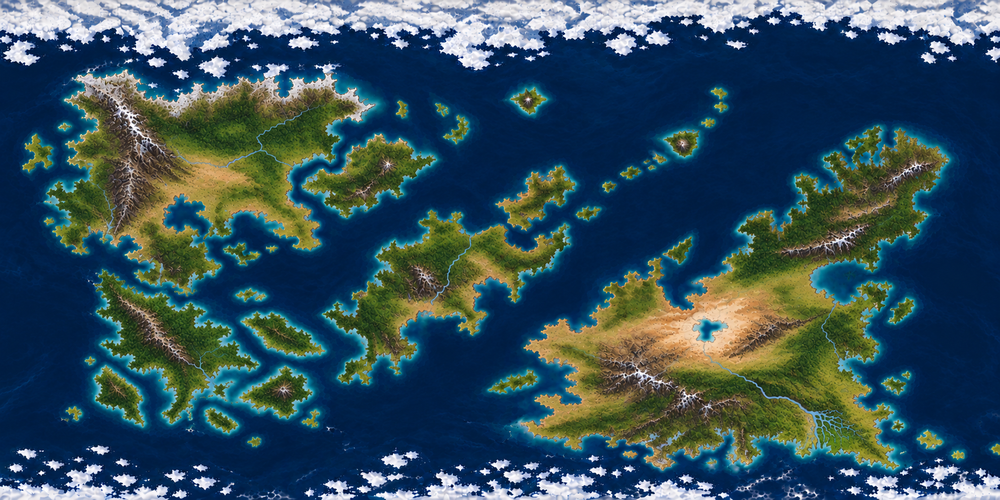
#> input picture apps/world-web/src/assets/asterra-satellite-terrain-v8.png, 1000 x 500 px, shrunk from 1774 x 887 before the run
$ python build_atlas_partition.py
#> lines starting #> are read from the running program, lines starting #| are printed output that depends on the picture; after the words box and inside, x2 and y2 are one past the last pixel; in counts of white or black regions, pixels touching at a corner belong together
"""Rebuild the display-only political partition from the unchanged V8 terrain.

Requires Pillow, numpy, scipy and shapely. No economic or World data.
The raster coast is an illustrative extraction, not a surveyed coastline.
"""
from pathlib import Path
import hashlib
import heapq
import json

import numpy as np
from PIL import Image
from scipy import ndimage as ndi
from shapely.geometry import box
from shapely.ops import unary_union

ROOT = Path(__file__).resolve().parents[1]
SOURCE = ROOT / 'apps/world-web/src/assets/asterra-satellite-terrain-v8.png'
DEST = ROOT / 'apps/world-web/src/map-lab/land-partition.json'
a = np.asarray(Image.open(SOURCE).convert('RGB')).astype(float)
h, w = a.shape[:2]
#> h = 500; w = 1000
r, g, b = a.transpose(2, 0, 1)
# Earth-coloured cores, with adjoining neutral snow/rock. Blue water is excluded.
cores = (r > b * 1.04) & (g > b * 1.02)
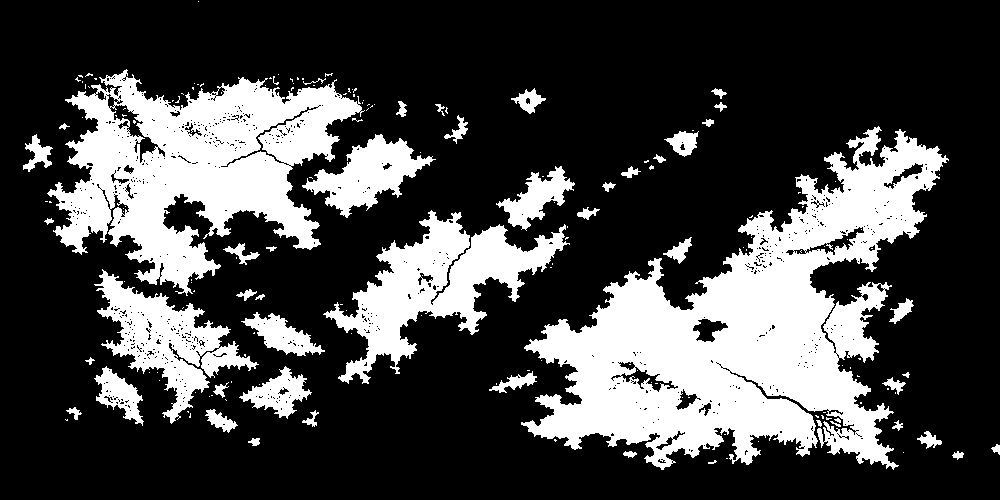
#> cores: shape (500, 1000) bool; 27.4% white; 173 white regions (125 under 20 px), largest, box (x1, y1, x2, y2) and area: (521, 126, 949, 470) 62134, (47, 69, 365, 296) 34694, (323, 210, 570, 384) 14463
# Dark forests remain land: a high brightness floor incorrectly punched holes
# through green canopy. Chromatic water separation does not need that floor.
candidate = (r > b * .85) & (g > b * .89) & (r > 15)
#> candidate: shape (500, 1000) bool; 35.8% white; 359 white regions (235 under 20 px), largest, box (x1, y1, x2, y2) and area: (520, 126, 949, 471) 64725, (47, 64, 375, 296) 38472, (0, 0, 780, 70) 17604
components, _ = ndi.label(candidate)
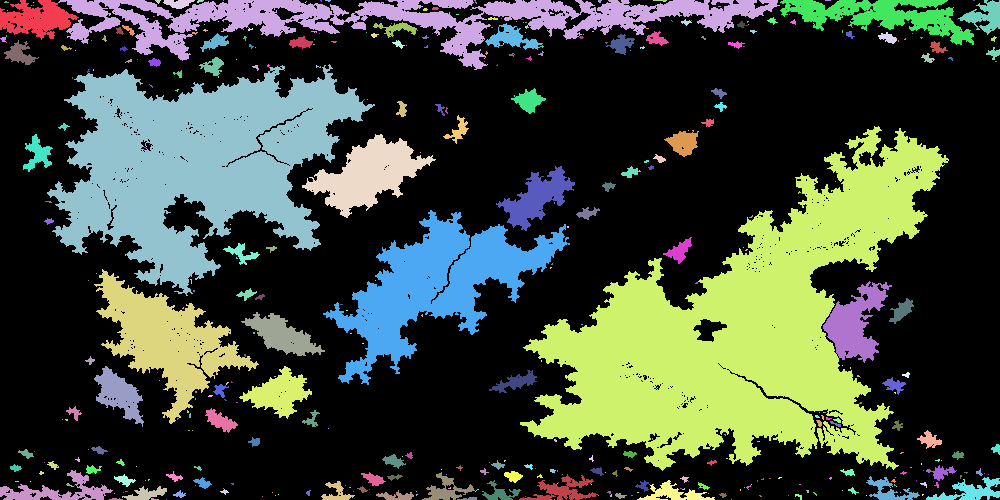
#> components: shape (500, 1000) int32; 454 distinct labels, from 0 to 453; one colour per label, 0 black
ids = np.unique(components[cores])
#> ids = 109 values from 0 to 312
land = np.isin(components, ids[ids > 0])
#> land: shape (500, 1000) bool; 29% white; 99 white regions (51 under 20 px), largest, box (x1, y1, x2, y2) and area: (520, 126, 949, 471) 64717, (47, 64, 375, 296) 38448, (323, 210, 570, 385) 14906
# The source's decorative polar cloud bands contain no drawn land.
land[:110] = False
#> land: shape (500, 1000) bool; 27.4% white; 97 white regions (52 under 20 px), largest, box (x1, y1, x2, y2) and area: (520, 126, 949, 471) 64717, (47, 110, 368, 296) 31132, (323, 210, 570, 385) 14906
land[840:] = False
# Close narrow river/texture holes; preserve the visible large inland lakes.
holes = ndi.binary_fill_holes(land) & ~land
#> holes: shape (500, 1000) bool; 0.38% white; 329 white regions (314 under 20 px), largest, box (x1, y1, x2, y2) and area: (693, 319, 727, 342) 402, (226, 111, 306, 167) 225, (821, 314, 839, 358) 84
hole_ids, _ = ndi.label(holes)
#> hole_ids: shape (500, 1000) int32; 421 distinct labels, from 0 to 420
hole_sizes = np.bincount(hole_ids.ravel())
#> hole_sizes = 421 values, max 498088 at index 0, min 1 at index 5, mean 1187.6
land |= holes & (hole_sizes[hole_ids] < 100)
#> land: shape (500, 1000) bool; 27.6% white; 97 white regions (52 under 20 px), largest, box (x1, y1, x2, y2) and area: (520, 126, 949, 471) 65468, (47, 110, 368, 296) 31489, (323, 210, 570, 385) 14956
components, _ = ndi.label(land)
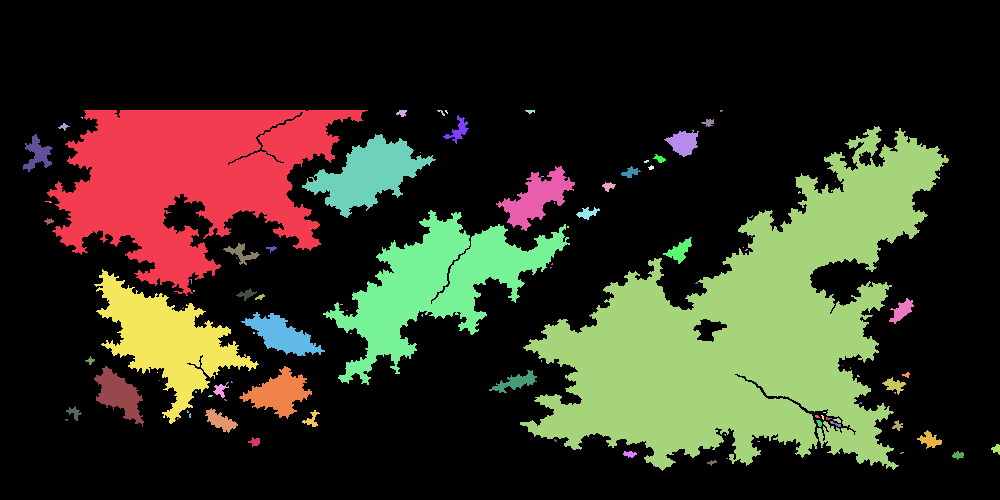
#> components: shape (500, 1000) int32; 105 distinct labels, from 0 to 104; one colour per label, 0 black
sizes = np.bincount(components.ravel())
#> sizes = 105 values, max 361859 at index 0, min 1 at index 16, mean 4761.9
major_ids = np.argsort(sizes[1:])[::-1][:10] + 1
#> major_ids = [11, 1, 30, 43, 15, 20, 62, 53, 61, 13]
# Area-balanced first draft: eastern continent, north-west, central shelf,
# south-west and larger detached islands. These are visual slots only.
counts = [32, 20, 7, 4, 2, 1, 1, 1, 1, 1]
seeds = []
for component, count in zip(major_ids, counts):
    coords = np.argwhere(components == component)
    centre = coords.mean(axis=0)
    selected = [coords[np.argmin(((coords - centre) ** 2).sum(axis=1))]]
    for _ in range(count - 1):
        distances = ((coords[:, None] - np.asarray(selected)) ** 2).sum(axis=2)
        selected.append(coords[np.argmax(distances.min(axis=1))])
    # Spread seeds into compact, non-overlapping interior regions.
    for _ in range(5):
        owners = ((coords[:, None] - np.asarray(selected)) ** 2).sum(axis=2).argmin(axis=1)
        for i in range(count):
            owned = coords[owners == i]
            centre = owned.mean(axis=0)
            selected[i] = owned[np.argmin(((owned - centre) ** 2).sum(axis=1))]
    seeds.extend(sorted(selected, key=lambda p: (p[0] // 100, p[1])))
#> this loop made 10 passes
#> (component, count) on passes 1 to 10: (11, 32), (1, 20), (30, 7), (43, 4), (15, 2), (20, 1), (62, 1), (53, 1), (61, 1), (13, 1)
#> after the loop, seeds = 70 pairs, first value 119 to 450, second value 73 to 915

# Multi-source land-only travel fronts. Rock relief slows expansion, causing
# neighbouring regions to meet around ridges; this is a planning heuristic.
rock = ndi.gaussian_filter(np.clip((r + g) / 2 - b, 0, 100), 5)
relief = ndi.gaussian_filter(np.maximum(0, r - g) + np.maximum(0, r - 120), 4)
cost = 1 + relief / 35 + rock / 150
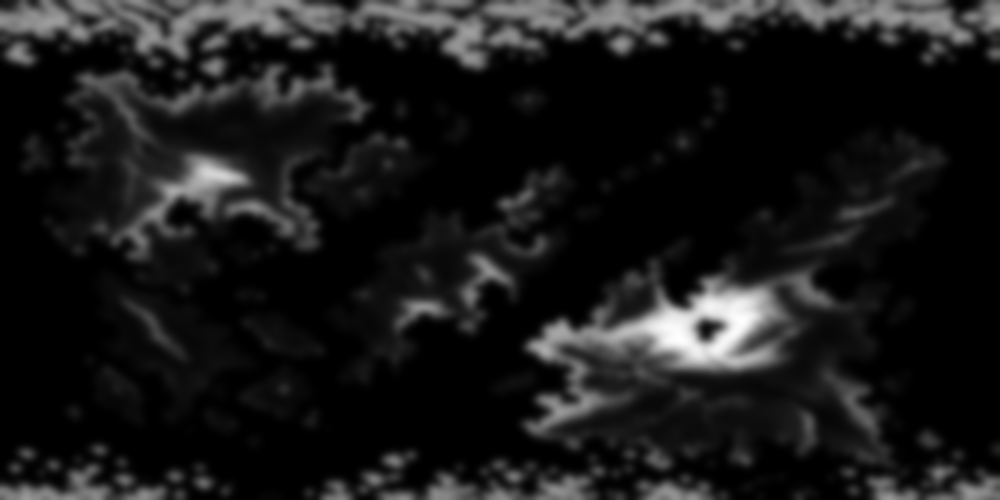
#> cost: shape (500, 1000) float64; min 1, max 6.09, mean 1.52; drawn with min black and max white
owner = np.zeros((h, w), dtype=np.uint8)
#> owner: shape (500, 1000); every value is 0
distance = np.full((h, w), np.inf)
#> distance: shape (500, 1000) float64; every value is NaN or infinite
queue = []
for idx, (y, x) in enumerate(seeds, 1):
    y, x = int(y), int(x)
    distance[y, x] = 0
    owner[y, x] = idx
    heapq.heappush(queue, (0., idx, y, x))
#> this loop made 70 passes
#> (y, x) on passes 1 to 12: (188, 826), (159, 871), (164, 915), (290, 646), (288, 734), (238, 771), (279, 790), (235, 826), (206, 866), (269, 867), (216, 899), (344, 556)
#> distance: shape (500, 1000) float64; 99.99% of the values are NaN or infinite; the others: min 0, max 0, mean 0
#> owner: shape (500, 1000); min 0, max 70, mean 0
neighbours = [(dy, dx, 2 ** .5 if dx and dy else 1) for dy in (-1, 0, 1)
              for dx in (-1, 0, 1) if dx or dy]
while queue:
    d, idx, y, x = heapq.heappop(queue)
    if d != distance[y, x]:
        continue
    for dy, dx, step in neighbours:
        yy, xx = y + dy, x + dx
        if not (0 <= yy < h and 0 <= xx < w and land[yy, xx]):
            continue
        nd = d + (cost[y, x] + cost[yy, xx]) * .5 * step
        if nd < distance[yy, xx]:
            distance[yy, xx] = nd
            owner[yy, xx] = idx
            heapq.heappush(queue, (nd, idx, yy, xx))
#> this loop made 193609 passes
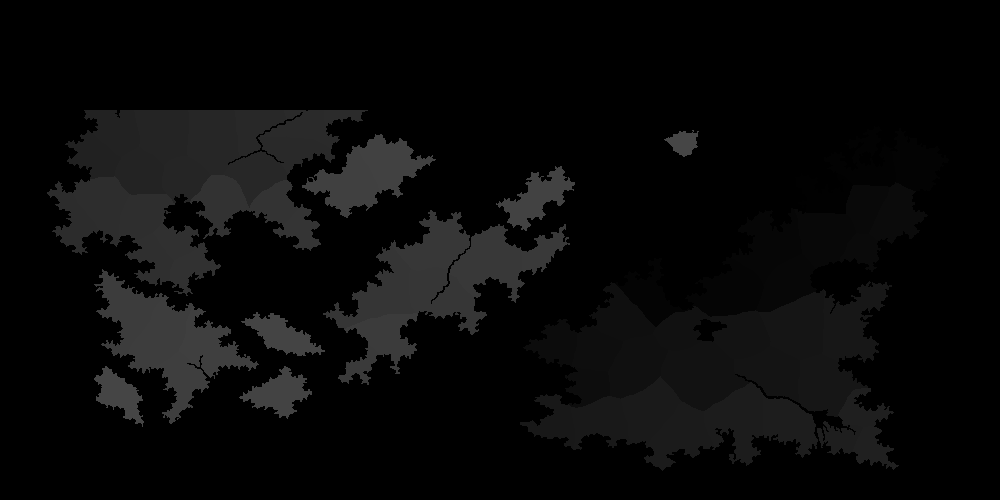
#> owner: shape (500, 1000); min 0, max 70, mean 9.2

# Each unseeded offshore island is assigned intact to its nearest allocated
# coast, not split by ocean-crossing polygons or maritime envelopes.
_, nearest = ndi.distance_transform_edt(owner == 0, return_indices=True)
for component in np.unique(components[land & (owner == 0)]):
    island = components == component
    ys, xs = np.where(island)
    ny, nx = nearest[:, ys, xs]
    k = np.argmin((ys - ny) ** 2 + (xs - nx) ** 2)
    owner[island] = owner[ny[k], nx[k]]
#> this loop made 88 passes
#> (component, ys, xs, ny, nx, k) on passes 3, 5: (4, [110, 110, 111, 111, 112, 112, 113], [445, 446, 445, 446, 446, 447, 447], [155, 155, 155, 155, 155, 155, 155], [432, 432, 432, 432, 432, 432, 432], 6), (6, [110, 110, 110, 111, 111], [720, 721, 722, 720, 721], [131, 131, 131, 131, 131], [698, 698, 698, 698, 698], 3)
#> (component, k) on passes 1, 2, 4, 6, 8, 9: (2, 48), (3, 16), (5, 23), (7, 218), (9, 34), (10, 38)
#> island: shape (500, 1000) bool; 0.01% white in thin lines or dots, all inside (x1, y1, x2, y2) = (707, 460, 717, 466)
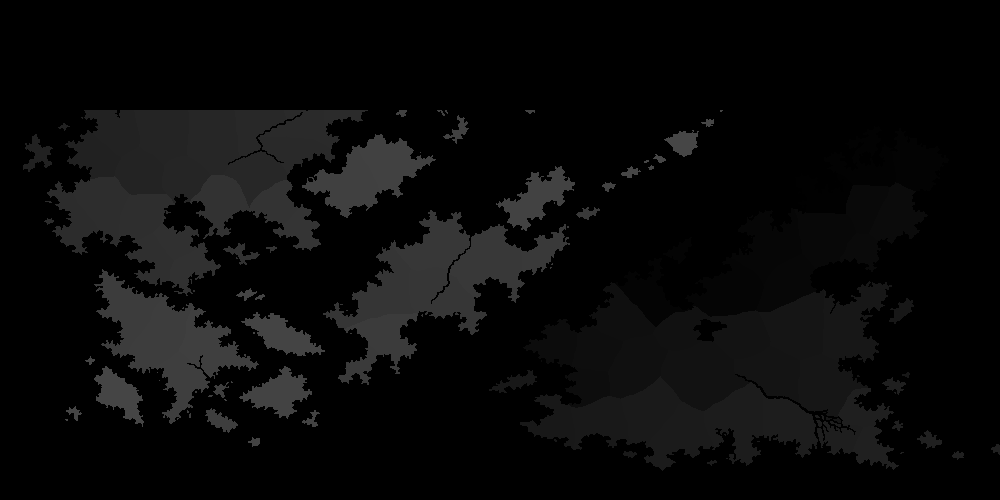
#> owner: shape (500, 1000); 0.94% of pixels changed, all inside (x1, y1, x2, y2) = (23, 110, 1000, 466)

def path_for(mask):
    # Union complete pixel cells. Unlike independent marching contours, this
    # preserves an EXACT common edge at triple junctions and diagonal contacts.
    rectangles = []
    for y, row in enumerate(mask):
        changes = np.diff(np.pad(row.astype(np.int8), 1))
        for left, right in zip(np.where(changes == 1)[0], np.where(changes == -1)[0]):
            rectangles.append(box(float(left) - .5, y - .5, float(right) - .5, y + .5))
    geometry = unary_union(rectangles)
    polygons = [geometry] if geometry.geom_type == 'Polygon' else list(geometry.geoms)
    paths = []
    for polygon in polygons:
        for ring in [polygon.exterior, *polygon.interiors]:
            xy = np.asarray(ring.coords)[:-1]
            before = xy - np.roll(xy, 1, axis=0)
            after = np.roll(xy, -1, axis=0) - xy
            keep = before[:, 0] * after[:, 1] != before[:, 1] * after[:, 0]
            xy = xy[keep]
            paths.append('M' + 'L'.join(f'{x:g},{y:g}' for x, y in xy) + 'Z')
    return ''.join(paths)

territories = []
for idx in range(1, 71):
    mask = owner == idx
    interior = ndi.distance_transform_edt(mask)
    y, x = np.unravel_index(interior.argmax(), interior.shape)
    territories.append(dict(id=f'visual-territory-{idx:02}', number=f'{idx:02}',
                            path=path_for(mask), label=[int(x), int(y)],
                            landPixels=int(mask.sum())))
#> this loop made 70 passes
#> (y, x) on passes 1 to 12: (202, 835), (175, 871), (166, 915), (297, 649), (290, 740), (248, 770), (281, 789), (236, 824), (202, 864), (247, 863), (214, 896), (342, 561)
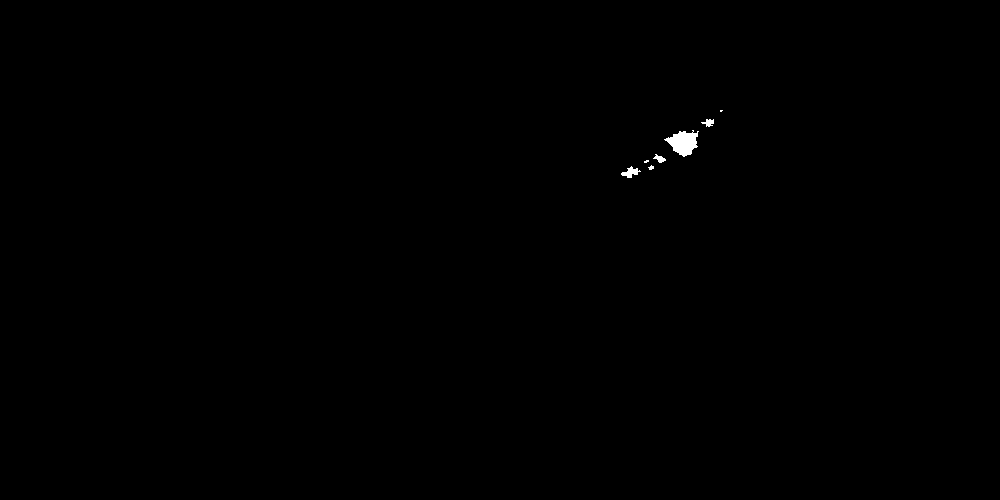
#> mask: shape (500, 1000) bool; 0.16% white; 7 white regions (3 under 20 px), largest, box (x1, y1, x2, y2) and area: (664, 130, 699, 157) 547, (621, 166, 641, 178) 115, (701, 119, 714, 127) 61, (653, 154, 666, 163) 58
assert np.all(owner[land] > 0), 'Unassigned land'
assert np.all(owner[~land] == 0), 'Assigned ocean'
assert all(t['landPixels'] > 0 for t in territories)
assert sum(t['landPixels'] for t in territories) == int(land.sum())
result = dict(width=w, height=h, sourceSha256=hashlib.sha256(SOURCE.read_bytes()).hexdigest(),
              coastPath=path_for(land), territories=territories,
              coverage=dict(landPixels=int(land.sum()), assignedPixels=int((owner > 0).sum()),
                            unassignedPixels=int((land & (owner == 0)).sum()),
                            assignedWaterPixels=int((~land & (owner > 0)).sum()),
                            territoryCount=70, landComponents=int(components.max())))
DEST.write_text(json.dumps(result, separators=(',', ':')) + '\n')
print(json.dumps(result['coverage']))
#| {"landPixels": 138141, "assignedPixels": 138141, "unassignedPixels": 0, "assignedWaterPixels": 0, "territoryCount": 70, "landComponents": 104}
